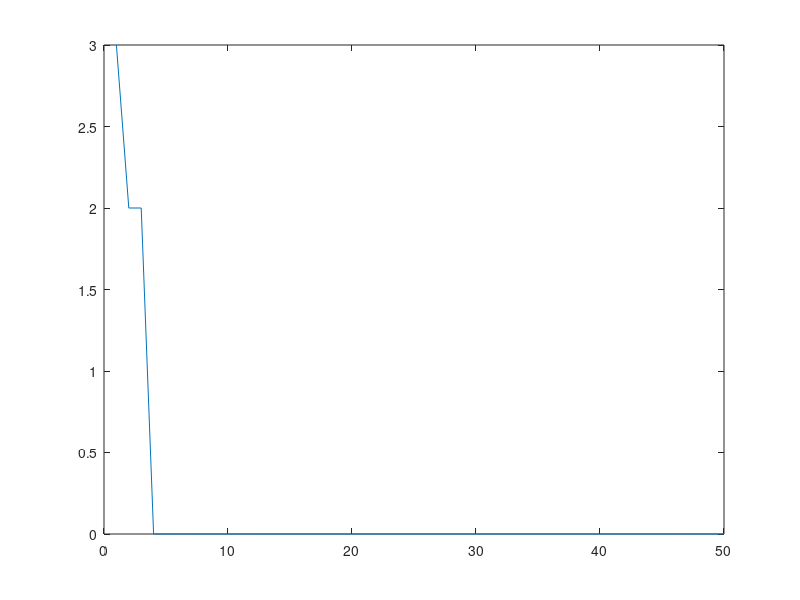

Source code (MATLAB):
clc;
clear;
close all;

X = [ 0 0 1 1; 0 1 0 1];
Y = [ 0 1 1 1];
W = [ 0 0 ];
b = 0;
iter=50;
alpha=0.05;

g = zeros(1,size(X, 2));
h = zeros(1,size(X, 2));
e = zeros(iter,1);

for t=1:iter
    for i=1:size(X, 2)
        g(i)= b + X(1,i)*W(1) + X(2,i)*W(2);
        h(i)= (g(i)>=0.5);
        if (h(i)~=Y(i))
            for j=1:size(X,1)
                W(j) = W(j) + (alpha*Y(i)*X(j,i));
            end
            b = b + (alpha*Y(i));
        end
    end
    e(t) = sum( (Y-h).^2);
end
plot(e)
W
b